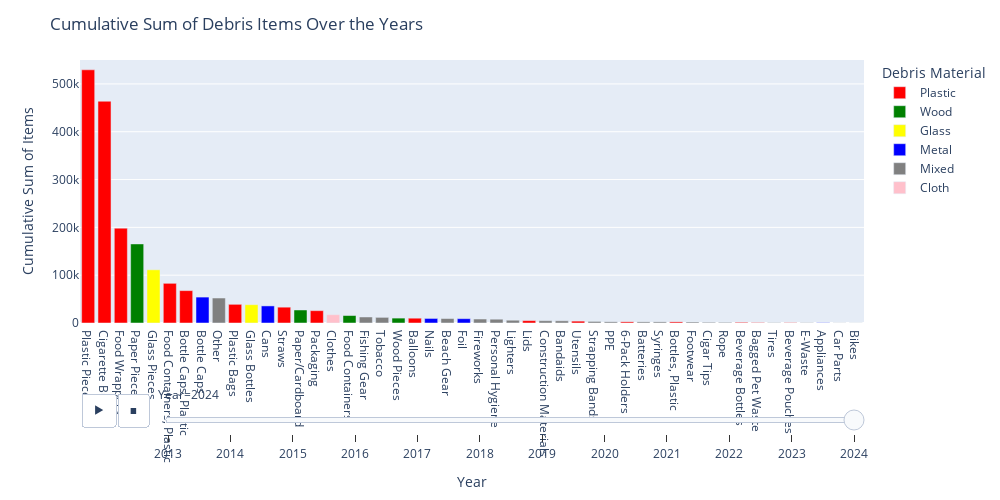

The notebook cell this image was saved under:
### Code cell
fig = graph_maker.items_over_years_animation()
fig.show()

### Figure 1 — Plotly figure (JSON) as saved in the notebook; plotly's stock layout.template omitted (floating-point values rounded to 4 significant figures)
{"data": [{"alignmentgroup": "True", "hovertemplate": "material=Plastic<br>Year=2024<br>name=%{x}<br>cumsum=%{y}<extra></extra>", "ids": ["Plastic Pieces", "Cigarette Butts", "Food Wrappers", "Food Containers, Plastic", "Bottle Caps, Plastic", "Plastic Bags", "Straws", "Packaging", "Balloons", "Lids", "Utensils", "6-Pack Holders", "Bottles, Plastic", "Beverage Bottles", "Bagged Pet Waste", "Beverage Pouches"], "legendgroup": "Plastic", "marker": {"color": "red", "pattern": {"shape": ""}}, "name": "Plastic", "offsetgroup": "Plastic", "orientation": "v", "showlegend": true, "textposition": "auto", "type": "bar", "x": ["Plastic Pieces", "Cigarette Butts", "Food Wrappers", "Food Containers, Plastic", "Bottle Caps, Plastic", "Plastic Bags", "Straws", "Packaging", "Balloons", "Lids", "Utensils", "6-Pack Holders", "Bottles, Plastic", "Beverage Bottles", "Bagged Pet Waste", "Beverage Pouches"], "xaxis": "x", "y": [529500.0, 463783, 198366, 82990.0, 67722, 39067, 33098, 25804, 10068, 4983, 3910, 2460, 2343, 1413, 882, 695], "yaxis": "y"}, {"alignmentgroup": "True", "hovertemplate": "material=Wood<br>Year=2024<br>name=%{x}<br>cumsum=%{y}<extra></extra>", "ids": ["Paper Pieces", "Paper/Cardboard", "Food Containers", "Wood Pieces"], "legendgroup": "Wood", "marker": {"color": "green", "pattern": {"shape": ""}}, "name": "Wood", "offsetgroup": "Wood", "orientation": "v", "showlegend": true, "textposition": "auto", "type": "bar", "x": ["Paper Pieces", "Paper/Cardboard", "Food Containers", "Wood Pieces"], "xaxis": "x", "y": [165349, 27255, 15612, 10240.0], "yaxis": "y"}, {"alignmentgroup": "True", "hovertemplate": "material=Glass<br>Year=2024<br>name=%{x}<br>cumsum=%{y}<extra></extra>", "ids": ["Glass Pieces", "Glass Bottles"], "legendgroup": "Glass", "marker": {"color": "yellow", "pattern": {"shape": ""}}, "name": "Glass", "offsetgroup": "Glass", "orientation": "v", "showlegend": true, "textposition": "auto", "type": "bar", "x": ["Glass Pieces", "Glass Bottles"], "xaxis": "x", "y": [111268, 38279], "yaxis": "y"}, {"alignmentgroup": "True", "hovertemplate": "material=Metal<br>Year=2024<br>name=%{x}<br>cumsum=%{y}<extra></extra>", "ids": ["Bottle Caps", "Cans", "Nails", "Foil", "Appliances"], "legendgroup": "Metal", "marker": {"color": "blue", "pattern": {"shape": ""}}, "name": "Metal", "offsetgroup": "Metal", "orientation": "v", "showlegend": true, "textposition": "auto", "type": "bar", "x": ["Bottle Caps", "Cans", "Nails", "Foil", "Appliances"], "xaxis": "x", "y": [54197, 35749, 9534, 9049, 581], "yaxis": "y"}, {"alignmentgroup": "True", "hovertemplate": "material=Mixed<br>Year=2024<br>name=%{x}<br>cumsum=%{y}<extra></extra>", "ids": ["Other", "Fishing Gear", "Tobacco", "Beach Gear", "Fireworks", "Personal Hygiene", "Lighters", "Construction Materials", "Bandaids", "Strapping Bands", "PPE", "Batteries", "Syringes", "Footwear", "Cigar Tips", "Rope", "Tires", "E-Waste", "Car Parts", "Bikes"], "legendgroup": "Mixed", "marker": {"color": "gray", "pattern": {"shape": ""}}, "name": "Mixed", "offsetgroup": "Mixed", "orientation": "v", "showlegend": true, "textposition": "auto", "type": "bar", "x": ["Other", "Fishing Gear", "Tobacco", "Beach Gear", "Fireworks", "Personal Hygiene", "Lighters", "Construction Materials", "Bandaids", "Strapping Bands", "PPE", "Batteries", "Syringes", "Footwear", "Cigar Tips", "Rope", "Tires", "E-Waste", "Car Parts", "Bikes"], "xaxis": "x", "y": [52250.0, 12595, 11791, 9373, 8313, 7950.0, 5818, 4802, 4601, 3295, 2535, 2374, 2346, 2058.0, 1537, 1423, 722.2, 664, 260, 199], "yaxis": "y"}, {"alignmentgroup": "True", "hovertemplate": "material=Cloth<br>Year=2024<br>name=%{x}<br>cumsum=%{y}<extra></extra>", "ids": ["Clothes"], "legendgroup": "Cloth", "marker": {"color": "pink", "pattern": {"shape": ""}}, "name": "Cloth", "offsetgroup": "Cloth", "orientation": "v", "showlegend": true, "textposition": "auto", "type": "bar", "x": ["Clothes"], "xaxis": "x", "y": [17406], "yaxis": "y"}], "layout": {"autosize": false, "barmode": "relative", "height": 500, "legend": {"title": {"text": "Debris Material"}, "tracegroupgap": 0}, "margin": {"t": 60}, "sliders": [{"active": 11, "currentvalue": {"prefix": "Year="}, "len": 0.9, "pad": {"b": 10, "t": 60}, "steps": [{"args": [["2013"], {"frame": {"duration": 0, "redraw": true}, "fromcurrent": true, "mode": "immediate", "transition": {"duration": 0, "easing": "linear"}}], "label": "2013", "method": "animate"}, {"args": [["2014"], {"frame": {"duration": 0, "redraw": true}, "fromcurrent": true, "mode": "immediate", "transition": {"duration": 0, "easing": "linear"}}], "label": "2014", "method": "animate"}, {"args": [["2015"], {"frame": {"duration": 0, "redraw": true}, "fromcurrent": true, "mode": "immediate", "transition": {"duration": 0, "easing": "linear"}}], "label": "2015", "method": "animate"}, {"args": [["2016"], {"frame": {"duration": 0, "redraw": true}, "fromcurrent": true, "mode": "immediate", "transition": {"duration": 0, "easing": "linear"}}], "label": "2016", "method": "animate"}, {"args": [["2017"], {"frame": {"duration": 0, "redraw": true}, "fromcurrent": true, "mode": "immediate", "transition": {"duration": 0, "easing": "linear"}}], "label": "2017", "method": "animate"}, {"args": [["2018"], {"frame": {"duration": 0, "redraw": true}, "fromcurrent": true, "mode": "immediate", "transition": {"duration": 0, "easing": "linear"}}], "label": "2018", "method": "animate"}, {"args": [["2019"], {"frame": {"duration": 0, "redraw": true}, "fromcurrent": true, "mode": "immediate", "transition": {"duration": 0, "easing": "linear"}}], "label": "2019", "method": "animate"}, {"args": [["2020"], {"frame": {"duration": 0, "redraw": true}, "fromcurrent": true, "mode": "immediate", "transition": {"duration": 0, "easing": "linear"}}], "label": "2020", "method": "animate"}, {"args": [["2021"], {"frame": {"duration": 0, "redraw": true}, "fromcurrent": true, "mode": "immediate", "transition": {"duration": 0, "easing": "linear"}}], "label": "2021", "method": "animate"}, {"args": [["2022"], {"frame": {"duration": 0, "redraw": true}, "fromcurrent": true, "mode": "immediate", "transition": {"duration": 0, "easing": "linear"}}], "label": "2022", "method": "animate"}, {"args": [["2023"], {"frame": {"duration": 0, "redraw": true}, "fromcurrent": true, "mode": "immediate", "transition": {"duration": 0, "easing": "linear"}}], "label": "2023", "method": "animate"}, {"args": [["2024"], {"frame": {"duration": 0, "redraw": true}, "fromcurrent": true, "mode": "immediate", "transition": {"duration": 0, "easing": "linear"}}], "label": "2024", "method": "animate"}], "x": 0.1, "xanchor": "left", "y": 0, "yanchor": "top"}], "title": {"text": "Cumulative Sum of Debris Items Over the Years"}, "updatemenus": [{"active": 0, "buttons": [{"args": [null, {"frame": {"duration": 500, "redraw": true}, "fromcurrent": true, "mode": "immediate", "transition": {"duration": 500, "easing": "linear"}}], "label": "&#9654;", "method": "animate"}, {"args": [[null], {"frame": {"duration": 0, "redraw": true}, "fromcurrent": true, "mode": "immediate", "transition": {"duration": 0, "easing": "linear"}}], "label": "&#9724;", "method": "animate"}], "direction": "left", "pad": {"r": 10, "t": 70}, "showactive": false, "type": "buttons", "x": 0.1, "xanchor": "right", "y": 0, "yanchor": "top"}], "width": 1000, "xaxis": {"anchor": "y", "autorange": true, "categoryarray": ["Plastic Pieces", "Cigarette Butts", "Food Wrappers", "Paper Pieces", "Glass Pieces", "Food Containers, Plastic", "Bottle Caps, Plastic", "Bottle Caps", "Other", "Plastic Bags", "Glass Bottles", "Cans", "Straws", "Paper/Cardboard", "Packaging", "Clothes", "Food Containers", "Fishing Gear", "Tobacco", "Wood Pieces", "Balloons", "Nails", "Beach Gear", "Foil", "Fireworks", "Personal Hygiene", "Lighters", "Lids", "Construction Materials", "Bandaids", "Utensils", "Strapping Bands", "PPE", "6-Pack Holders", "Batteries", "Syringes", "Bottles, Plastic", "Footwear", "Cigar Tips", "Rope", "Beverage Bottles", "Bagged Pet Waste", "Tires", "Beverage Pouches", "E-Waste", "Appliances", "Car Parts", "Bikes"], "categoryorder": "array", "domain": [0, 1], "range": [-0.5, 47.5], "title": {"text": "Year"}, "type": "category"}, "yaxis": {"anchor": "x", "domain": [0, 1], "range": [0, 550000], "title": {"text": "Cumulative Sum of Items"}, "type": "linear"}}}
